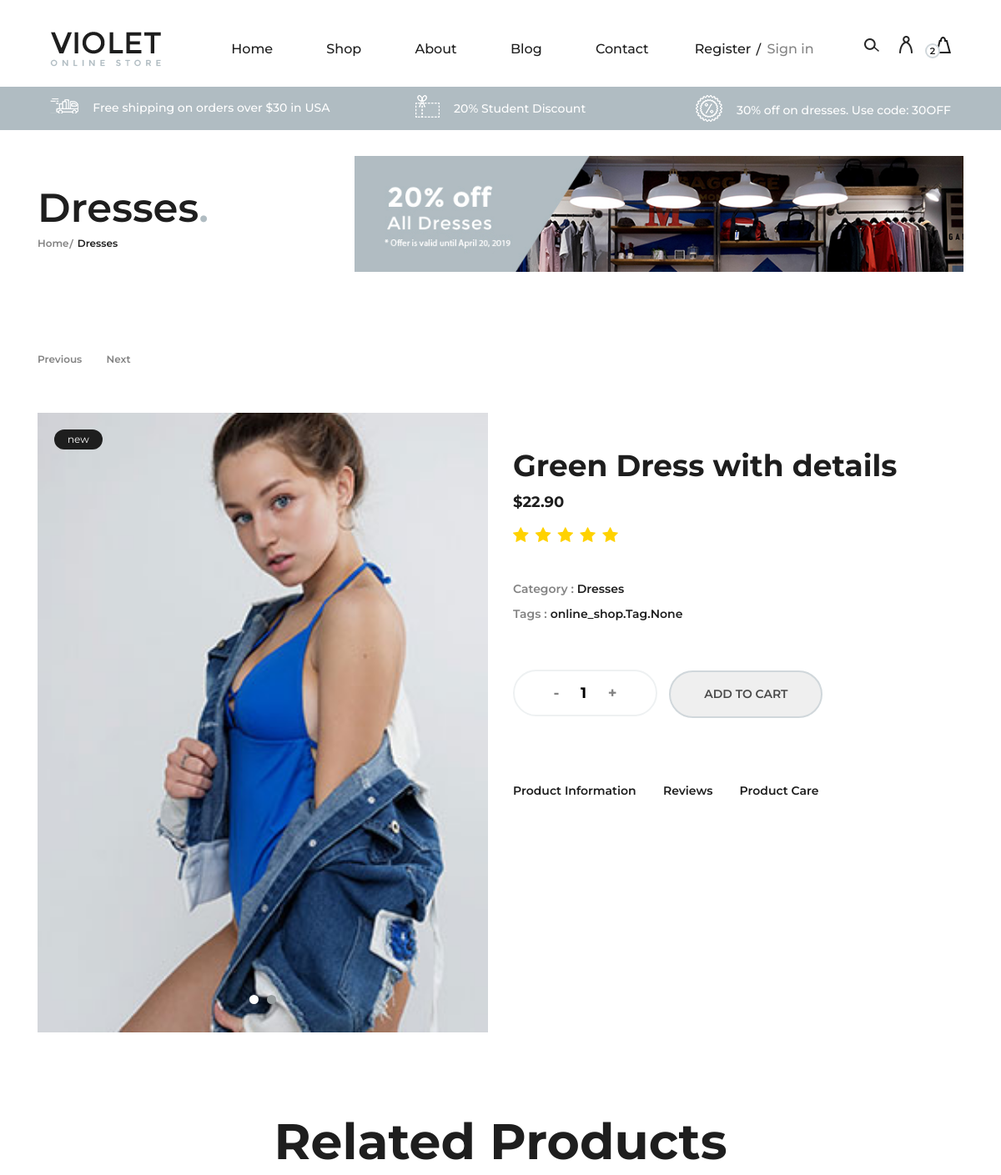
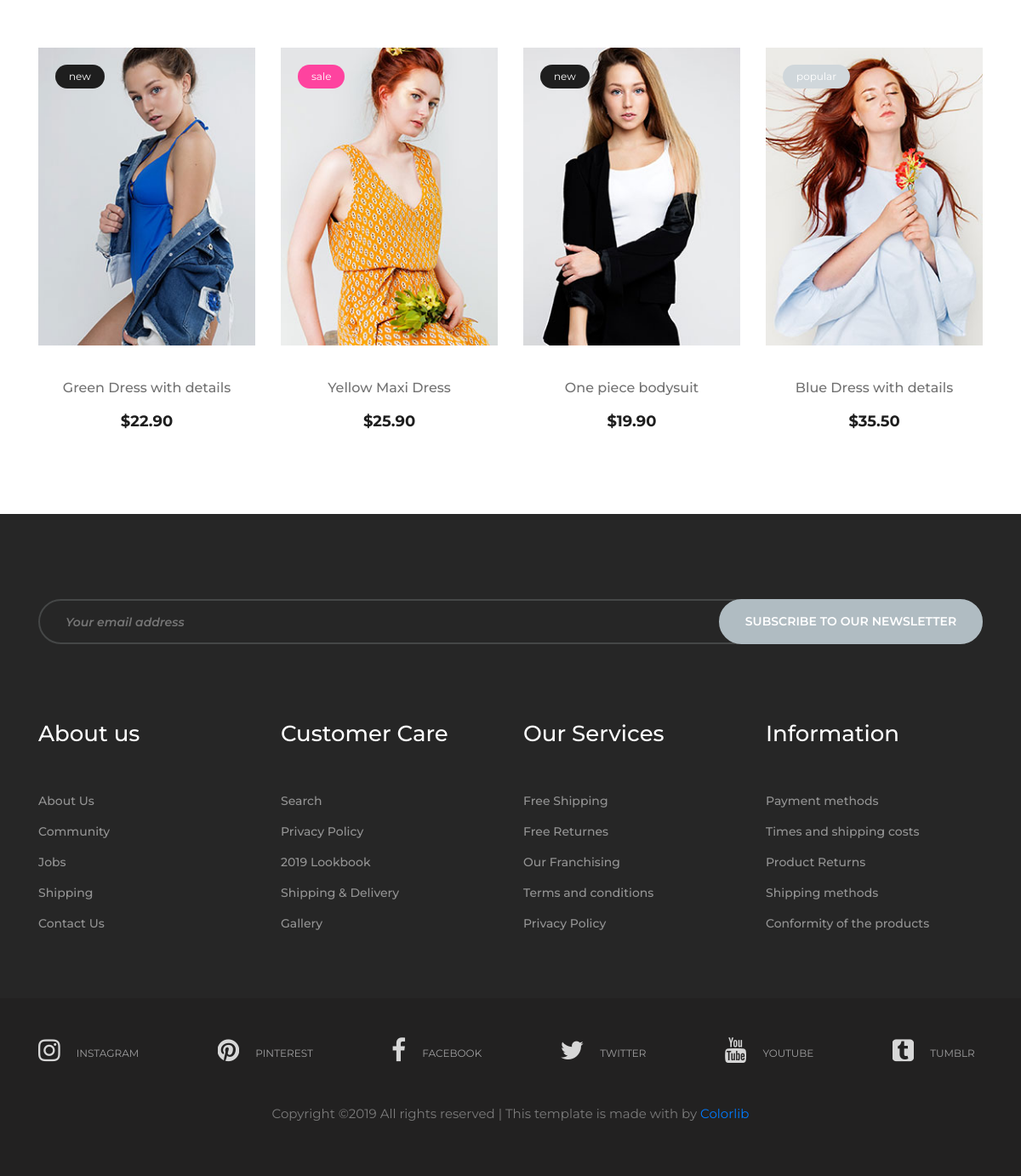
Page /product/1 on the committed database (2 pictures, top to bottom).
### online_shop/models.py (models this page shows, shortened)
class product(models.Model):
    name = models.CharField(max_length=64, blank=True)
    categ_id = models.ForeignKey(Categorie, blank=True, on_delete=models.CASCADE, related_name="categ_item")
    price = models.DecimalField(max_digits=5, decimal_places=2)
    create_at = models.DateTimeField(auto_now=True, blank=True)
    image = models.ImageField(upload_to="images/product", default="imd-3.jpg")
    desic = models.TextField(max_length=100, blank=True)
    tags = models.ManyToManyField(Tag)

class Categorie(models.Model):
    name = models.CharField(max_length=64, blank=True)
    create_at = models.DateTimeField(auto_now=True, blank=True)
    def __str__(self):
        return ("{}".format(self.name))

### online_shop/views.py (the view)
# urls.py: path("product/<int:id>", views.product_page, name="product"),
def product_page(request, id):
    context = context_base(request)
    context['product'] = product.objects.get(id=id)
    context["next_id"] = get_next_id(context['product'].id)
    context["previous_id"] = get_previous_id(context['product'].id)
    print(context['product'].id)
    return render(request, "product-page.html",context)

### online_shop/views.py (called while the page is built)
def context_base(request):
    context["categories"] = Categorie.objects.all()
    context["products"] = product.objects.all()
    return context

def get_next_id(curr_id):
    try:
        ret = product.objects.filter(id__gt=curr_id).order_by("id")[0:1].get().id
    except product.DoesNotExist:
        ret = product.objects.aggregate(Min("id"))['id__min']
    return ret

def get_previous_id(curr_id):
    try:
        ret = product.objects.filter(id__lt=curr_id).order_by("id")[0:1].get().id
    except product.DoesNotExist:
        ret = product.objects.aggregate(Min("id"))['id__min']
    return ret

### online_shop/templates/product-page.html (shortened to what this page needs)
{% extends 'base.html' %}
{% load static %}
{% block body %}
    <section class="page-add">
        <div class="container">
            <div class="row">
                <div class="col-lg-4">
                    <div class="page-breadcrumb">
                        <h2>{{ product.categ_id }}<span>.</span></h2>
                        <a href="{% url 'index' %}">Home</a>
                        <a class="active" href="#">{{ product.categ_id }}</a>
                    </div>
                </div>
                <div class="col-lg-8">
                    <img src="{% static 'img/add.jpg' %}" alt="">
                </div>
            </div>
        </div>
    </section>
    <section class="product-page">
        <div class="container">
            <div class="product-control">
                <a href="{% url 'product' previous_id %}">Previous</a>
                <a  href="{% url 'product' next_id %}">Next</a>
            </div>
            <div class="row">
                <div class="col-lg-6">
                    <div class="product-slider owl-carousel">
                        <div class="product-img">
                            <figure>
                                <img src="{{ product.image.url }}" alt="{{ product.name }}">
                                <div class="p-status">new</div>
                            </figure>
                        </div>
                    </div>
                </div>
                <div class="col-lg-6">
                    <div class="product-content">
                        <h2>{{ product.name }}</h2>
                        <div class="pc-meta">
                            <h5>${{ product.price }}</h5>
                            <div class="rating">
                                <i class="fa fa-star"></i>
                                <i class="fa fa-star"></i>
                                <i class="fa fa-star"></i>
                                <i class="fa fa-star"></i>
                                <i class="fa fa-star"></i>
                            </div>
                        </div>
                        <ul class="tags">
                            <li><span>Category :</span> {{ product.categ_id }}</li>
                            <li><span>Tags :</span> {{ product.tags }}</li>
                        </ul>
                        <div class="product-quantity">
                            <div class="pro-qty">
                                <input type="text" value="1">
                            </div>
                        </div>
                        <button onclick="add2mycart({{ product.id }})" class="primary-btn pc-btn" type="button" name="button">Add to cart</button>
                        <ul class="p-info">
                            <li>Product Information</li>
                            <li>Reviews</li>
                            <li>Product Care</li>
                        </ul>
                    </div>
                </div>
            </div>
        </div>
    </section>
    <section class="related-product spad">
        <div class="container">
            <div class="row">
                <div class="col-lg-12 text-center">
                    <div class="section-title">
                        <h2>Related Products</h2>
                    </div>
                </div>
            </div>
            <div class="row">
                <div class="col-lg-3 col-sm-6">
                    <div class="single-product-item">
                        <figure>
                            <a href="#"><img src="{% static 'img/products/img-1.jpg' %}" alt=""></a>
                            <div class="p-status">new</div>
                        </figure>
                        <div class="product-text">
                            <h6>Green Dress with details</h6>
                            <p>$22.90</p>
                        </div>
                    </div>
                </div>
                <div class="col-lg-3 col-sm-6">
                    <div class="single-product-item">
                        <figure>
                            <a href="#"><img src="{% static 'img/products/img-2.jpg' %}" alt=""></a>
                            <div class="p-status sale">sale</div>
                        </figure>
                        <div class="product-text">
                            <h6>Yellow Maxi Dress</h6>
                            <p>$25.90</p>
                        </div>
                    </div>
                </div>
                <div class="col-lg-3 col-sm-6">
                    <div class="single-product-item">
                        <figure>
                            <a href="#"><img src="{% static 'img/products/img-3.jpg' %}" alt=""></a>
                            <div class="p-status">new</div>
                        </figure>
                        <div class="product-text">
                            <h6>One piece bodysuit</h6>
                            <p>$19.90</p>
                        </div>
                    </div>
                </div>
                <div class="col-lg-3 col-sm-6">
                    <div class="single-product-item">
                        <figure>
                            <a href="#"><img src="{% static 'img/products/img-4.jpg' %}" alt=""></a>
                            <div class="p-status popular">popular</div>
                        </figure>
                        <div class="product-text">
                            <h6>Blue Dress with details</h6>
                            <p>$35.50</p>
                        </div>
                    </div>
                </div>
            </div>
        </div>
    </section>
{% endblock %}

### online_shop/static/css/style.css (style rules this page uses)
html, body { height: 100%; font-family: "Montserrat", sans-serif; -webkit-font-smoothing: antialiased; font-smoothing: antialiased; background: none; }
h1, h2, h3, h4, h5, h6 { margin: 0; color: #111111; font-weight: 500; font-family: "Montserrat", sans-serif; }
h2 { font-size: 36px; }
h5 { font-size: 18px; }
h6 { font-size: 16px; }
p { font-size: 15px; color: #7b7b7b; font-weight: 400; line-height: 1.6; font-family: "Montserrat", sans-serif; margin: 0 0 15px 0; }
img { max-width: 100%; }
ul, ol { padding: 0; margin: 0; }
.section-title h2 { color: #1e1e1e; font-size: 60px; font-weight: 700; }
.spad { padding-top: 100px; padding-bottom: 100px; }
.primary-btn { color: #fff; display: inline-block; font-size: 14px; font-weight: 600; padding: 16px 40px; border: 2px solid #fff; border-radius: 50px; text-transform: uppercase; }
.single-product-item { margin-bottom: 30px; }
.single-product-item figure { margin-bottom: 40px; position: relative; overflow: hidden; }
.single-product-item figure img { min-width: 100%; }
.single-product-item figure .p-status { position: absolute; left: 20px; top: 20px; padding: 5px 16px; font-size: 12px; background: #1e1e1e; color: #fff; border-radius: 50px; }
.single-product-item figure .p-status.sale { background: #FE439F; }
.single-product-item figure .p-status.popular { background: #D0D7DB; }
.single-product-item .product-text { text-align: center; }
.single-product-item .product-text h6 { color: #727272; margin-bottom: 15px; }
.single-product-item .product-text p { color: #1e1e1e; font-size: 18px; font-weight: 700; margin-bottom: 0; }
.page-add { padding-top: 31px; margin-bottom: 92px; }
.page-add .page-breadcrumb { padding-top: 34px; }
.page-add .page-breadcrumb h2 { color: #1e1e1e; font-size: 48px; font-weight: 600; }
.page-add .page-breadcrumb h2 span { color: #B0BCC2; }
.page-add .page-breadcrumb a { color: #838383; display: inline-block; font-size: 12px; font-weight: 600; margin-right: 6px; position: relative; }
.page-add .page-breadcrumb a.active { color: #1e1e1e; }
.page-add .page-breadcrumb a:last-child:after { display: none; }
.page-add .page-breadcrumb a:after { position: absolute; top: 1px; right: -5px; content: "/"; }
.product-control { margin-bottom: 53px; }
.product-control a { color: #838383; display: inline-block; font-size: 12px; font-weight: 600; margin-right: 25px; }
.product-img figure { margin: 0; position: relative; }
.product-img figure img { min-width: 100%; }
.product-img figure .p-status { position: absolute; left: 20px; top: 20px; padding: 3px 16px; font-size: 12px; background: #1e1e1e; color: #fff; border-radius: 50px; }
.product-content { padding-top: 42px; }
.product-content h2 { color: #1e1e1e; font-weight: 700; margin-bottom: 12px; }
.product-content .pc-meta { margin-bottom: 35px; }
.product-content .pc-meta h5 { color: #1e1e1e; font-weight: 700; margin-bottom: 18px; }
.product-content .pc-meta .rating i { font-size: 20px; color: #FFD200; margin-right: 4px; }
.product-content .tags { margin-bottom: 52px; }
.product-content .tags li { color: #1e1e1e; font-size: 14px; font-weight: 600; line-height: 30px; list-style: none; }
.product-content .tags li span { color: #838383; }
.product-content .product-quantity { display: inline-block; margin-right: 10px; }
.product-content .product-quantity .pro-qty { height: 56px; width: 173px; border: 2px solid #EEF1F2; border-radius: 50px; text-align: center; }
.product-content .product-quantity .pro-qty input { width: 50px; text-align: center; background: transparent; border: none; font-size: 18px; font-family: "Montserrat", sans-serif; font-weight: 700; height: 100%; }
.product-content .pc-btn { border-color: #D0D7DB; color: #4a4a4a; }
.product-content .p-info { margin-top: 75px; }
.product-content .p-info li { display: inline-block; list-style: none; color: #1e1e1e; font-size: 14px; font-weight: 600; margin-right: 28px; cursor: pointer; }
.related-product { padding-top: 95px; padding-bottom: 65px; }
.related-product .section-title { margin-bottom: 60px; }

### rows in the picture
product: categ_id "Dresses", image (picture), name "Green Dress with details", price "22.90", tags "online_shop.Tag.None"
